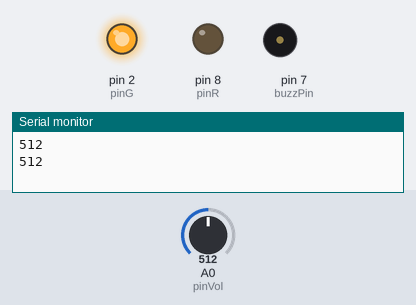
Bench run of a sketch on a simulated Arduino Uno, built with avr-gcc and run on an emulated ATmega328P. Parts: output pins drawn as LEDs (lit = HIGH), buzzer (waves = sounding, pin HIGH), the last lines printed to the serial monitor. The test bench sets the inputs (shaded band); at power-on: A0 (pinVol) = 512.

Above: at 1.5 s.
1.6 s: A0 (pinVol) set to 585
3.4 s: A0 (pinVol) set to 615
At 4.3 s:
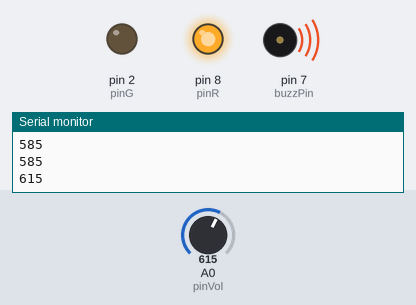
5.4 s: A0 (pinVol) set to 590
At 7.5 s:
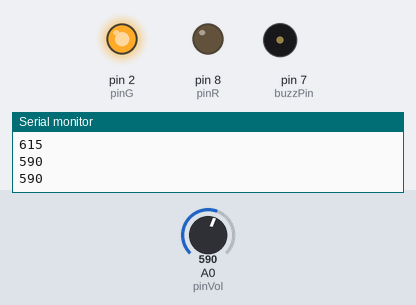
7.9 s: A0 (pinVol) set to 610
At 9.3 s:
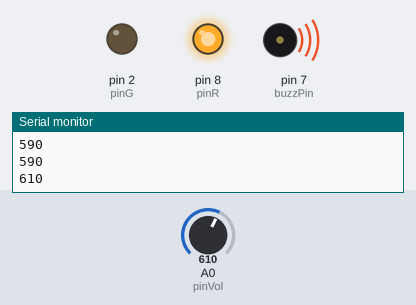
Timing chart, 0 to 10.6 s (numbered marks = the images above; inputs shaded):
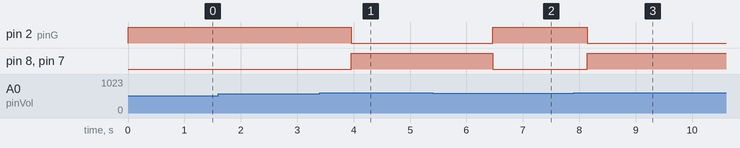

Measured:
- the behaviour switches between 600 and 601 on A0 (pinVol) (found by bisection; images 0 and 1)
- after the input at 3.4 s, pin 2 (pinG): HIGH → LOW after 0.56 s; pin 8 (pinR), pin 7 (buzzPin): LOW → HIGH after 0.56 s
- after the input at 5.4 s, pin 2 (pinG): LOW → HIGH after 1.1 s; pin 8 (pinR), pin 7 (buzzPin): HIGH → LOW after 1.1 s
- after the input at 7.9 s, pin 2 (pinG): HIGH → LOW after 0.24 s; pin 8 (pinR), pin 7 (buzzPin): LOW → HIGH after 0.24 s

The sketch:

lightSensor.ino
```cpp
int pinVol=A0;
int pinR=8;
int pinG=2;
int lightVal;
int tempo=250;
int MaxLig=600;
int buzzPin=7;
void setup() {
  // put your setup code here, to run once:
pinMode(pinVol,INPUT);
pinMode(pinR,OUTPUT);
pinMode(pinG,OUTPUT);
pinMode(buzzPin,OUTPUT);
Serial.begin(9600);
}

void loop() {
  // put your main code here, to run repeatedly:
lightVal=analogRead(pinVol);
Serial.println(lightVal);
if(lightVal>MaxLig){
    digitalWrite(pinR,HIGH);
    digitalWrite(pinG,LOW);
    digitalWrite(buzzPin,HIGH);
    delay(1000);

  }
  else{
  digitalWrite(pinG,HIGH);
    digitalWrite(pinR,LOW);
    delayMicroseconds(lightVal);
    digitalWrite(buzzPin,LOW);
    delay(lightVal);

    }
delay(tempo);
}
```
